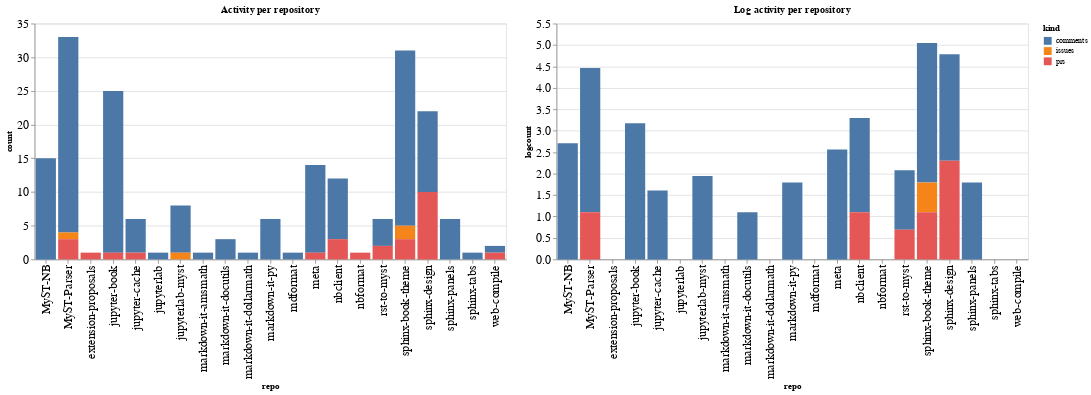

The code cell stored with this chart in its notebook:
### Code cell
ch1 = alt.Chart(repo_summaries, width=600, title="Activity per repository").mark_bar().encode(
    x='repo',
    y='count',
    color='kind',
    tooltip="kind"
)

ch2 = alt.Chart(repo_summaries, width=600, title="Log activity per repository").mark_bar().encode(
    x='repo',
    y='logcount',
    color='kind',
    tooltip="kind"
)

ch1 | ch2

### Figure 1 — Vega-Lite specification as saved in the notebook (floating-point values rounded to 4 significant figures)
{"config": {"axisLeft": {"labelFontSize": 15}, "axisBottom": {"labelFontSize": 15}}, "hconcat": [{"mark": "bar", "encoding": {"color": {"type": "nominal", "field": "kind"}, "tooltip": {"type": "nominal", "field": "kind"}, "x": {"type": "nominal", "field": "repo"}, "y": {"type": "quantitative", "field": "count"}}, "title": "Activity per repository", "width": 600}, {"mark": "bar", "encoding": {"color": {"type": "nominal", "field": "kind"}, "tooltip": {"type": "nominal", "field": "kind"}, "x": {"type": "nominal", "field": "repo"}, "y": {"type": "quantitative", "field": "logcount"}}, "title": "Log activity per repository", "width": 600}], "data": {"name": "data-ac1a3739a39a0903c1afe0d94fec24a4"}, "$schema": "https://vega.github.io/schema/vega-lite/v4.8.1.json", "datasets": {"data-ac1a3739a39a0903c1afe0d94fec24a4": [{"repo": "MyST-NB", "kind": "comments", "count": 15, "logcount": 2.708}, {"repo": "MyST-Parser", "kind": "comments", "count": 29, "logcount": 3.367}, {"repo": "MyST-Parser", "kind": "issues", "count": 1, "logcount": 0.0}, {"repo": "MyST-Parser", "kind": "prs", "count": 3, "logcount": 1.099}, {"repo": "extension-proposals", "kind": "prs", "count": 1, "logcount": 0.0}, {"repo": "jupyter-book", "kind": "comments", "count": 24, "logcount": 3.178}, {"repo": "jupyter-book", "kind": "prs", "count": 1, "logcount": 0.0}, {"repo": "jupyter-cache", "kind": "comments", "count": 5, "logcount": 1.609}, {"repo": "jupyter-cache", "kind": "prs", "count": 1, "logcount": 0.0}, {"repo": "jupyterlab", "kind": "comments", "count": 1, "logcount": 0.0}, {"repo": "jupyterlab-myst", "kind": "comments", "count": 7, "logcount": 1.946}, {"repo": "jupyterlab-myst", "kind": "issues", "count": 1, "logcount": 0.0}, {"repo": "markdown-it-amsmath", "kind": "comments", "count": 1, "logcount": 0.0}, {"repo": "markdown-it-docutils", "kind": "comments", "count": 3, "logcount": 1.099}, {"repo": "markdown-it-dollarmath", "kind": "comments", "count": 1, "logcount": 0.0}, {"repo": "markdown-it-py", "kind": "comments", "count": 6, "logcount": 1.792}, {"repo": "mdformat", "kind": "comments", "count": 1, "logcount": 0.0}, {"repo": "meta", "kind": "comments", "count": 13, "logcount": 2.565}, {"repo": "meta", "kind": "prs", "count": 1, "logcount": 0.0}, {"repo": "nbclient", "kind": "comments", "count": 9, "logcount": 2.197}, {"repo": "nbclient", "kind": "prs", "count": 3, "logcount": 1.099}, {"repo": "nbformat", "kind": "prs", "count": 1, "logcount": 0.0}, {"repo": "rst-to-myst", "kind": "comments", "count": 4, "logcount": 1.386}, {"repo": "rst-to-myst", "kind": "prs", "count": 2, "logcount": 0.6931}, {"repo": "sphinx-book-theme", "kind": "comments", "count": 26, "logcount": 3.258}, {"repo": "sphinx-book-theme", "kind": "issues", "count": 2, "logcount": 0.6931}, {"repo": "sphinx-book-theme", "kind": "prs", "count": 3, "logcount": 1.099}, {"repo": "sphinx-design", "kind": "comments", "count": 12, "logcount": 2.485}, {"repo": "sphinx-design", "kind": "prs", "count": 10, "logcount": 2.303}, {"repo": "sphinx-panels", "kind": "comments", "count": 6, "logcount": 1.792}, {"repo": "sphinx-tabs", "kind": "comments", "count": 1, "logcount": 0.0}, {"repo": "web-compile", "kind": "comments", "count": 1, "logcount": 0.0}, {"repo": "web-compile", "kind": "prs", "count": 1, "logcount": 0.0}]}}
